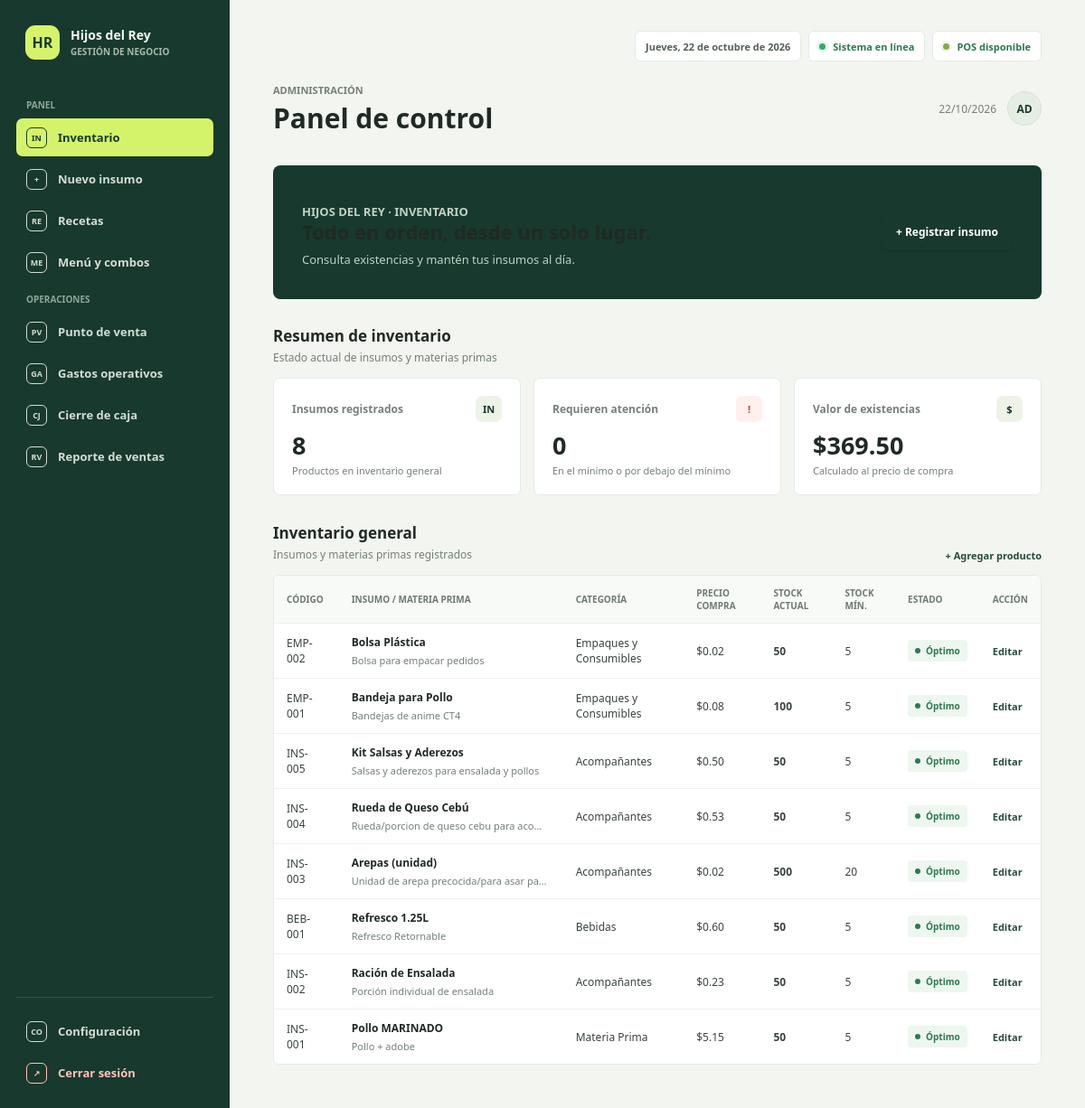
/index.php (signed in), run on the app's committed database.
### tables this page shows
CREATE TABLE `productos` (
  `id` int NOT NULL AUTO_INCREMENT,
  `categoria_id` int NOT NULL,
  `codigo` varchar(50) NOT NULL,
  `nombre` varchar(100) NOT NULL,
  `descripcion` text,
  `precio_compra` decimal(10,2) NOT NULL DEFAULT '0.00',
  `precio_venta` decimal(10,2) NOT NULL,
  `stock_actual` int NOT NULL DEFAULT '0',
  `stock_minimo` int NOT NULL DEFAULT '5',
  `created_at` timestamp NULL DEFAULT CURRENT_TIMESTAMP,
  `es_combo` tinyint(1) DEFAULT '0',
  PRIMARY KEY (`id`),
  UNIQUE KEY `codigo` (`codigo`),
  KEY `categoria_id` (`categoria_id`),
  CONSTRAINT `productos_ibfk_1` FOREIGN KEY (`categoria_id`) REFERENCES `categorias` (`id`) ON DELETE RESTRICT
);

CREATE TABLE `categorias` (
  `id` int NOT NULL AUTO_INCREMENT,
  `nombre` varchar(100) NOT NULL,
  `descripcion` text,
  `created_at` timestamp NULL DEFAULT CURRENT_TIMESTAMP,
  PRIMARY KEY (`id`)
);

### index.php (the view, shortened to what this page needs)
<?php
include 'conexion.php';
$sql = "SELECT p.*, c.nombre AS categoria_nombre
        FROM productos p
        LEFT JOIN categorias c ON p.categoria_id = c.id
        WHERE p.es_combo = 0
        ORDER BY p.id DESC";
$stmt = $conexion->query($sql);
$productos = $stmt->fetchAll(PDO::FETCH_ASSOC);
$total_productos = count($productos);
$productos_bajos = 0;
$valor_inventario = 0;
foreach ($productos as $producto) {
    $valor_inventario += (float) $producto['precio_compra'] * (int) $producto['stock_actual'];
}
?>
<!DOCTYPE html>
<html lang="es">
<head>
    <link rel="stylesheet" href="app.css">
</head>
<body>
<div class="app-shell">
    <aside class="sidebar" aria-label="Navegación principal">
        <div class="brand">
            <span class="brand-mark">HR</span>
            <span class="brand-name">Hijos del Rey<span class="brand-subtitle">GESTIÓN DE NEGOCIO</span></span>
        </div>
        <span class="nav-label">Panel</span>
        <nav class="side-nav">
            <a class="side-link active" href="index.php" aria-current="page"><span class="nav-mark">IN</span>Inventario</a>
            <a class="side-link" href="registrar_producto.php"><span class="nav-mark">+</span>Nuevo insumo</a>
            <a class="side-link" href="recetas.php"><span class="nav-mark">RE</span>Recetas</a>
            <a class="side-link" href="menu.php"><span class="nav-mark">ME</span>Menú y combos</a>
        </nav>
        <span class="nav-label">Operaciones</span>
        <nav class="side-nav">
            <a class="side-link" href="ventas.php"><span class="nav-mark">PV</span>Punto de venta</a>
            <a class="side-link" href="gastos.php"><span class="nav-mark">GA</span>Gastos operativos</a>
            <a class="side-link" href="cierre_caja.php"><span class="nav-mark">CJ</span>Cierre de caja</a>
            <a class="side-link" href="reporte_ventas.php"><span class="nav-mark">RV</span>Reporte de ventas</a>
        </nav>
        <div class="sidebar-bottom">
            <nav class="side-nav">
                <a class="side-link" href="configuracion.php"><span class="nav-mark">CO</span>Configuración</a>
                <a class="side-link logout" href="logout.php"><span class="nav-mark">↗</span>Cerrar sesión</a>
            </nav>
        </div>
    </aside>
    <main class="main">
        <div class="content">
            <header class="topbar">
                <div>
                    <p class="eyebrow">Administración</p>
                    <h1>Panel de control</h1>
                </div>
                <div class="topbar-meta">
                    <span class="today"><?= htmlspecialchars(date('d/m/Y')) ?></span>
                    <span class="avatar" aria-label="Administrador">AD</span>
                </div>
            </header>
            <section class="welcome" aria-labelledby="welcome-title">
                <div class="welcome-copy">
                    <p class="welcome-kicker">Hijos del Rey · Inventario</p>
                    <h2 id="welcome-title">Todo en orden, desde un solo lugar.</h2>
                    <p>Consulta existencias y mantén tus insumos al día.</p>
                </div>
                <a class="primary-action" href="registrar_producto.php">+ Registrar insumo</a>
            </section>
            <section aria-labelledby="summary-title">
                <div class="section-heading">
                    <div>
                        <h2 id="summary-title">Resumen de inventario</h2>
                        <p>Estado actual de insumos y materias primas</p>
                    </div>
                </div>
                <div class="summary-grid">
                    <article class="summary-card">
                        <div class="summary-label">Insumos registrados <span class="summary-symbol">IN</span></div>
                        <strong class="summary-value"><?= number_format($total_productos) ?></strong>
                        <span class="summary-note">Productos en inventario general</span>
                    </article>
                    <article class="summary-card">
                        <div class="summary-label">Requieren atención <span class="summary-symbol alert">!</span></div>
                        <strong class="summary-value"><?= number_format($productos_bajos) ?></strong>
                        <span class="summary-note">En el mínimo o por debajo del mínimo</span>
                    </article>
                    <article class="summary-card">
                        <div class="summary-label">Valor de existencias <span class="summary-symbol">$</span></div>
                        <strong class="summary-value">$<?= number_format($valor_inventario, 2) ?></strong>
                        <span class="summary-note">Calculado al precio de compra</span>
                    </article>
                </div>
            </section>
            <section class="inventory-section" id="inventario" aria-labelledby="inventory-title">
                <div class="section-heading">
                    <div>
                        <h2 id="inventory-title">Inventario general</h2>
                        <p>Insumos y materias primas registrados</p>
                    </div>
                    <a class="edit-link" href="registrar_producto.php">+ Agregar producto</a>
                </div>
                <div class="table-panel">
                    <div class="table-scroll">
                        <table>
                            <thead>
                                <tr>
                                    <th>Código</th>
                                    <th>Insumo / Materia prima</th>
                                    <th>Categoría</th>
                                    <th>Precio compra</th>
                                    <th>Stock actual</th>
                                    <th>Stock mín.</th>
                                    <th>Estado</th>
                                    <th>Acción</th>
                                </tr>
                            </thead>
                            <tbody>
                                <?php if ($total_productos > 0): ?>
                                    <?php foreach ($productos as $p): ?>
                                        <tr>
                                            <td><?= htmlspecialchars($p['codigo']) ?></td>
                                            <td>
                                                <span class="product-name"><?= htmlspecialchars($p['nombre']) ?></span>
                                                <span class="product-description"><?= htmlspecialchars($p['descripcion'] ?? '') ?></span>
                                            </td>
                                            <td><?= htmlspecialchars($p['categoria_nombre'] ?? 'Sin categoría') ?></td>
                                            <td>$<?= number_format((float) $p['precio_compra'], 2) ?></td>
                                            <td class="stock-value"><?= (int) $p['stock_actual'] ?></td>
                                            <td><?= (int) $p['stock_minimo'] ?></td>
                                            <td>
                                                <?php if ((int) $p['stock_actual'] <= (int) $p['stock_minimo']): ?>
                                                    <span class="status low">Stock bajo</span>
                                                <?php else: ?>
                                                    <span class="status ok">Óptimo</span>
                                                <?php endif; ?>
                                            </td>
                                            <td><a class="edit-link" href="editar_producto.php?id=<?= (int) $p['id'] ?>">Editar</a></td>
                                        </tr>
                                    <?php endforeach; ?>
                                <?php endif; ?>
                            </tbody>
                        </table>
                    </div>
                </div>
            </section>
        </div>
    </main>
</div>
</body>
</html>

### app.css (style rules this page uses)
:root { color-scheme: light; --ink: #202a24; --muted: #748078; --canvas: #f3f5f1; --paper: #fff; --line: #e6eae4; --forest: #18392d; --forest-light: #254b3b; --lime: #d5f36a; --danger: #b94238; --danger-bg: #fff0ed; --green: #2d7950; --green-bg: #edf7ef; }
* { box-sizing: border-box; }
body { margin: 0 !important; padding: 0 !important; background: var(--canvas) !important; color: var(--ink); font-family: "Avenir Next", Avenir, "Segoe UI", sans-serif !important; font-size: 14px; }
a { color: inherit; }
.sidebar { position: fixed; inset: 0 auto 0 0; z-index: 5; display: flex; width: 254px; flex-direction: column; padding: 28px 18px 18px; background: var(--forest); color: #f5f7f3; }
.brand { display: flex; align-items: center; gap: 12px; padding: 0 10px 30px; }
.brand-mark { display: grid; width: 38px; height: 38px; place-items: center; border-radius: 11px; background: var(--lime); color: var(--forest); font-size: 16px; font-weight: 900; }
.brand-name { font-size: 14px; font-weight: 750; line-height: 1.2; }
.brand-subtitle { display: block; margin-top: 4px; color: #a9b9ae; font-size: 10px; font-weight: 600; }
.nav-label { padding: 0 11px; margin: 13px 0 8px; color: #91a59a; font-size: 10px; font-weight: 800; text-transform: uppercase; }
.side-nav { display: grid; gap: 4px; }
.side-link { display: flex; min-height: 42px; align-items: center; gap: 12px; padding: 0 11px; border-radius: 7px; color: #d2ddd5; font-size: 13px; font-weight: 600; text-decoration: none; transition: background-color .16s ease, color .16s ease; }
.side-link.active { background: var(--lime); color: var(--forest); }
.nav-mark { display: grid; width: 23px; height: 23px; flex: 0 0 23px; place-items: center; border: 1px solid currentColor; border-radius: 6px; font-size: 9px; font-weight: 800; }
.sidebar-bottom { margin-top: auto; padding-top: 16px; border-top: 1px solid rgba(255,255,255,.13); }
.side-link.logout { color: #ffc2b9; }
h1, h2, h3, h4 { color: var(--ink) !important; }
h1 { font-size: 30px; font-weight: 700; line-height: 1.15; letter-spacing: 0; }
h2 { font-size: 23px; font-weight: 700; line-height: 1.2; letter-spacing: 0; }
button, .btn, .btn-nav, .primary-action { border: 0 !important; border-radius: 8px !important; background: var(--forest) !important; color: #fff !important; font-size: 12px !important; font-weight: 750 !important; text-decoration: none; box-shadow: 0 1px 2px rgba(20, 36, 27, .12); transition: all 200ms ease; transform: translateY(0); }
.btn-success, .btn-primary, .primary-action { background: var(--forest) !important; color: #fff !important; }
table { width: 100%; border-collapse: collapse; background: var(--paper); }
th, td { padding: 12px 14px !important; border: 0 !important; border-bottom: 1px solid #edf0ec !important; text-align: left; vertical-align: middle !important; }
th { background: #f8faf7 !important; color: #6e7a70 !important; font-size: 10px !important; font-weight: 800 !important; text-transform: uppercase; }
td { color: #39443c; font-size: 12px !important; }
tbody tr:last-child td { border-bottom: 0 !important; }
.table-panel { overflow: hidden; border: 1px solid var(--line); border-radius: 7px; background: var(--paper); }
.table-scroll { overflow-x: auto; }

### data on the page
productos: codigo "EMP-002", nombre "Bolsa Plástica", descripcion "Bolsa para empacar pedidos", categoria.nombre "Empaques y Consumibles", precio_compra "0.02", stock_actual "50", stock_minimo "5", shows "Óptimo"
productos: codigo "EMP-001", nombre "Bandeja para Pollo", descripcion "Bandejas de anime CT4", categoria.nombre "Empaques y Consumibles", precio_compra "0.08", stock_actual "100", stock_minimo "5", shows "Óptimo"
productos: codigo "INS-005", nombre "Kit Salsas y Aderezos", descripcion "Salsas y aderezos para ensalada y pollos", categoria.nombre "Acompañantes", precio_compra "0.50", stock_actual "50", stock_minimo "5", shows "Óptimo"
productos: codigo "INS-004", nombre "Rueda de Queso Cebú", descripcion "Rueda/porcion de queso cebu para aco…", categoria.nombre "Acompañantes", precio_compra "0.53", stock_actual "50", stock_minimo "5", shows "Óptimo"
productos: codigo "INS-003", nombre "Arepas (unidad)", descripcion "Unidad de arepa precocida/para asar pa…", categoria.nombre "Acompañantes", precio_compra "0.02", stock_actual "500", stock_minimo "20", shows "Óptimo"
productos: codigo "BEB-001", nombre "Refresco 1.25L", descripcion "Refresco Retornable", categoria.nombre "Bebidas", precio_compra "0.60", stock_actual "50", stock_minimo "5", shows "Óptimo"
productos: codigo "INS-002", nombre "Ración de Ensalada", descripcion "Porción individual de ensalada", categoria.nombre "Acompañantes", precio_compra "0.23", stock_actual "50", stock_minimo "5", shows "Óptimo"
productos: codigo "INS-001", nombre "Pollo MARINADO", descripcion "Pollo + adobe", categoria.nombre "Materia Prima", precio_compra "5.15", stock_actual "50", stock_minimo "5", shows "Óptimo"

### other printed values
$total_productos "8"
$productos_bajos "0"
$valor_inventario "369.50"
